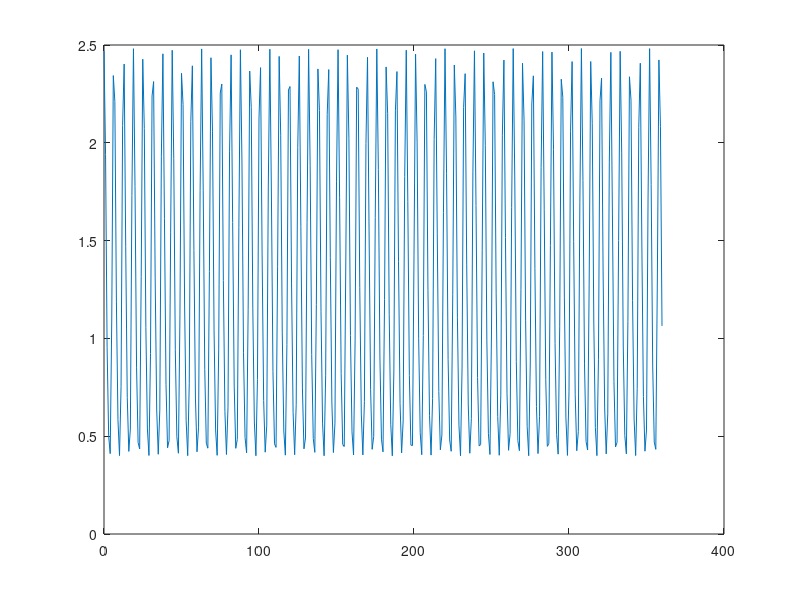

MATLAB code to generate this figure:
clear all

% Problem 1

% a= [2.59 12 69 32];
% b= [2.74 9.3 2 79]';
% c= [12:-0.5:-12]';
% A= ones(10)+9;
% 
% v= zeros(5, 4, 3, 2, 1, 2, 3, 4, 5)
% x= size(v)
% B=diag(x)
% D=randi([-100,100],3,3);

%Problem 2
theta= [0:360];
a=1;
b=1.5;
c=0.3;
s=a*cos(theta)+sqrt(b.^2-(a*sin(theta)-c).^2)
plot (theta,s)
